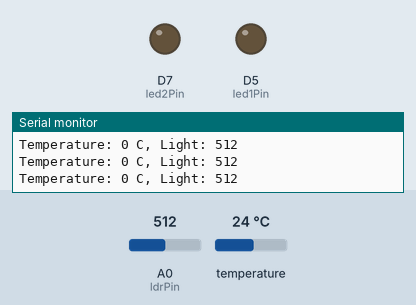
Bench run of a program on a simulated ESP8266 (NodeMCU). On the bench: output pins drawn as LEDs (lit = HIGH), the last lines printed to the serial monitor. The inputs (shaded band) are chosen by the test bench; at power-on: A0 (ldrPin) = 512, temperature 24 °C.

Above: at 1.2 s.
1.3 s: A0 (ldrPin) set to 981
7.7 s: A0 (ldrPin) set to 1007
At 8.9 s:
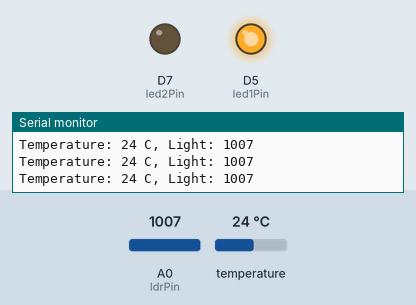
9.2 s: temperature set to 33 °C
15.6 s: temperature set to 36 °C
At 17.3 s:
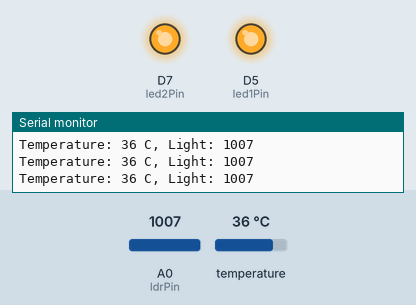
17.7 s: temperature set to 12 °C
At 18.5 s:
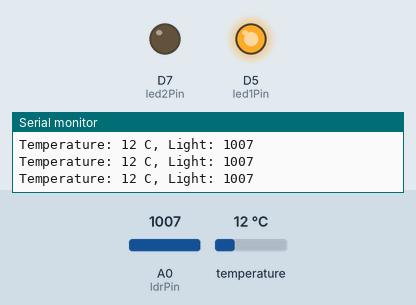
24.1 s: temperature set to 41 °C
At 24.9 s:
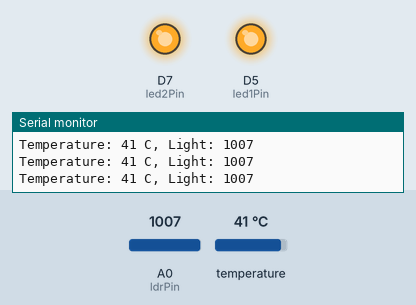
Timing chart, 0 to 26.8 s (numbered marks = the images above; inputs shaded):
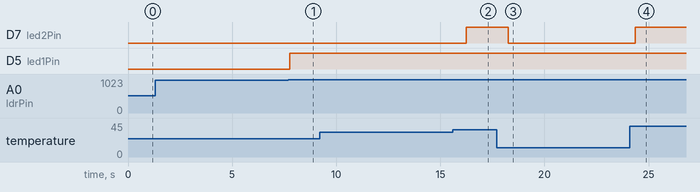

The program:

main.cpp
```cpp
#include <Arduino.h>
#include <Adafruit_Sensor.h>
#include <DHT.h>
#include <DHT_U.h>

#define DHTPIN 4
#define DHTTYPE DHT11

const int led1Pin = D5;
const int led2Pin = D7;

const int ldrPin = A0;

int temp = 0;
int dhtDelay = 2000;
long previousMillis = 0;

DHT_Unified dht(DHTPIN, DHTTYPE);

void setup() {
  Serial.begin(9600);
  dht.begin();
  pinMode(led1Pin, OUTPUT);
  pinMode(led2Pin, OUTPUT);
  pinMode(ldrPin, INPUT);
}

void loop() {
  // sensors_event_t event;
  // dht.temperature().getEvent(&event);
  int light = analogRead(ldrPin);

  if (millis() - previousMillis >= dhtDelay) {
    previousMillis = millis();
    sensors_event_t event;
    dht.temperature().getEvent(&event);
    if (isnan(event.temperature)) {} else {
      temp = event.temperature;
    }
  }

  Serial.print("Temperature: ");
  Serial.print(temp);
  Serial.print(" C, ");
  Serial.print("Light: ");
  Serial.print(light);
  Serial.println("\n");

  if (light >= 1000) {
    digitalWrite(led1Pin, HIGH);
    if (temp >= 35) {
      digitalWrite(led2Pin, HIGH);
    } else {
      digitalWrite(led2Pin, LOW);
    }
  } else {
    digitalWrite(led1Pin, LOW);
    digitalWrite(led2Pin, LOW);
  }
}
```

Measured:
- the behaviour switches between 999 and 1000 on A0 (ldrPin) (found by bisection; images 0 and 1)
- the behaviour switches between 34 and 35 °C on temperature (found by bisection; images 1 and 2)
- after the input at 7.7 s, D5 (led1Pin): LOW → HIGH after 0.06 s
- after the input at 15.6 s, D7 (led2Pin): LOW → HIGH after 0.65 s
- after the input at 17.7 s, D7 (led2Pin): HIGH → LOW after 0.57 s
- after the input at 24.1 s, D7 (led2Pin): LOW → HIGH after 0.25 s
